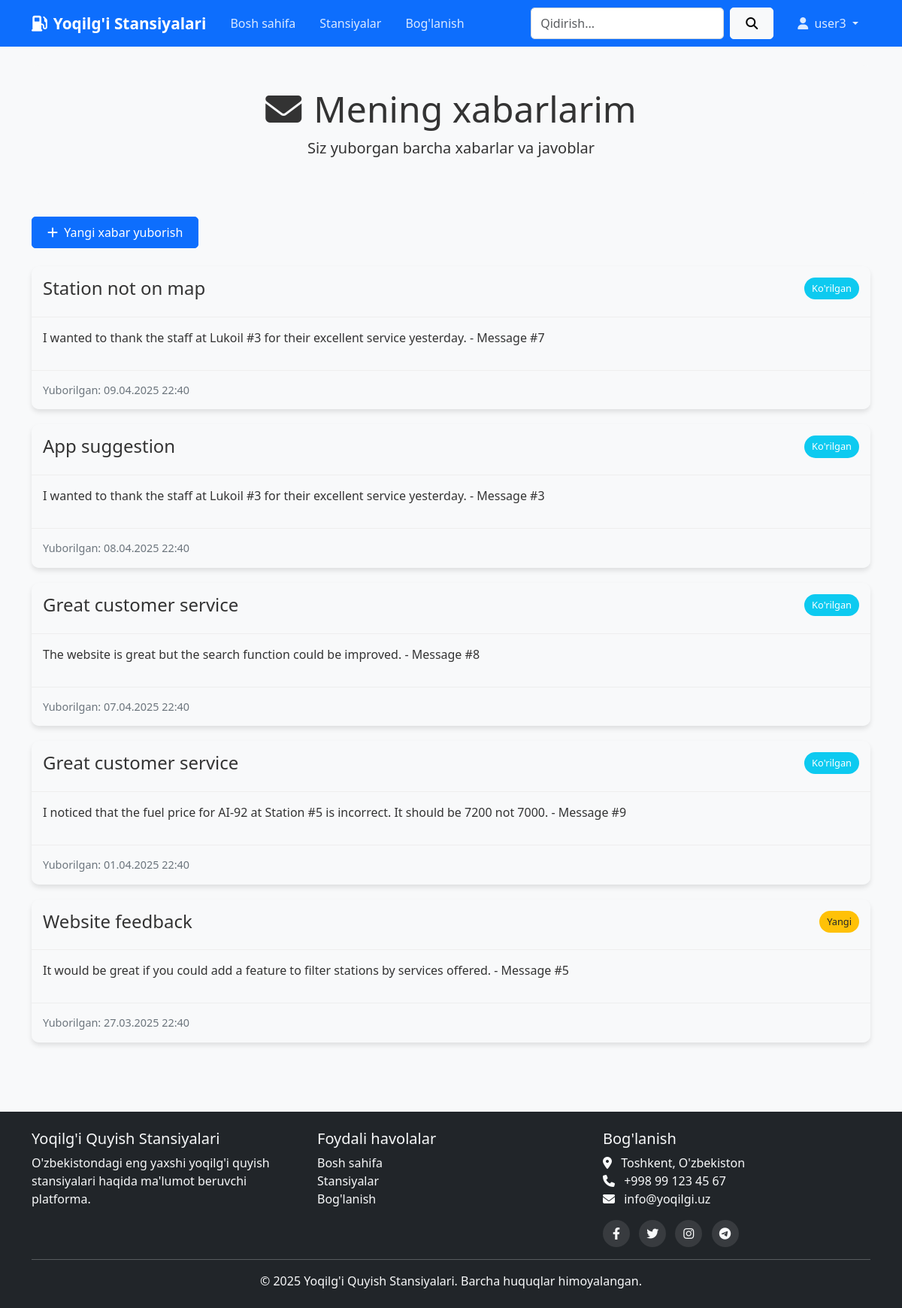
Screenshot of /my_messages (signed in) with the database file from the repository.
### app.py (models this page shows)
class Message(db.Model):
    id = db.Column(db.Integer, primary_key=True)
    user_id = db.Column(db.Integer, db.ForeignKey('user.id'), nullable=False)
    subject = db.Column(db.String(100), nullable=False)
    message = db.Column(db.Text, nullable=False)
    response = db.Column(db.Text)
    is_read = db.Column(db.Boolean, default=False)
    created_at = db.Column(db.DateTime, default=datetime.utcnow)
    responded_at = db.Column(db.DateTime)
    user = db.relationship('User', backref='messages')

### app.py (the view)
@app.route('/my_messages')
def my_messages():
    if 'user_id' not in session:
        flash('You need to log in to view messages', 'error')
        return redirect(url_for('login'))
    messages = Message.query.filter_by(user_id=session['user_id']).order_by(Message.created_at.desc()).all()
    return render_template('my_messages.html', messages=messages)

### app.py (called while the page is built)
@app.context_processor
def inject_unread_messages_count():
    if session.get('is_admin'):
        unread_messages_count = Message.query.filter_by(is_read=False).count()
        return dict(unread_messages_count=unread_messages_count)
    return dict(unread_messages_count=0)

### templates/my_messages.html (shortened to what this page needs)
{% extends "base.html" %}
{% block content %}
<div class="container">
    <div class="page-header text-center">
        <h1 class="display-5"><i class="fas fa-envelope me-3"></i>Mening xabarlarim</h1>
        <p class="lead">Siz yuborgan barcha xabarlar va javoblar</p>
    </div>
    <div class="d-flex justify-content-between mb-4">
        <a href="{{ url_for('contact') }}" class="btn btn-primary">
            <i class="fas fa-plus me-1"></i> Yangi xabar yuborish
        </a>
    </div>
    {% if messages %}
        {% for message in messages %}
        <div class="message-card">
            <div class="message-header">
                <h4>{{ message.subject }}</h4>
                {% if message.is_read and message.response %}
                <span class="message-status bg-success text-white">Javob berilgan</span>
                {% elif message.is_read %}
                <span class="message-status bg-info text-white">Ko'rilgan</span>
                {% else %}
                <span class="message-status bg-warning text-dark">Yangi</span>
                {% endif %}
            </div>
            <div class="message-body">
                <p>{{ message.message }}</p>
            </div>
            <div class="message-footer d-flex justify-content-between align-items-center">
                <div class="message-date">
                    Yuborilgan: {{ message.created_at.strftime('%d.%m.%Y %H:%M') }}
                </div>
            </div>
        </div>
        {% endfor %}
    {% endif %}
</div>
{% endblock %}

### static/css/style.css (style rules this page uses)
body { font-family: 'Segoe UI', Tahoma, Geneva, Verdana, sans-serif; color: #333; background-color: #f8f9fa; }
.btn { border-radius: 5px; font-weight: 500; padding: 0.5rem 1.25rem; transition: all 0.3s ease; }
.btn-primary { background-color: #0d6efd; border-color: #0d6efd; }

### templates/my_messages.html (style rules this page uses)
.page-header { background-color: #f8f9fa; padding: 30px 0; margin-bottom: 30px; border-radius: 10px; }
.message-card { border-radius: 10px; overflow: hidden; box-shadow: 0 4px 6px rgba(0, 0, 0, 0.1); margin-bottom: 20px; transition: transform 0.3s; }
.message-header { padding: 15px; border-bottom: 1px solid #eee; position: relative; }
.message-body { padding: 15px; }
.message-footer { padding: 15px; background-color: #f8f9fa; border-top: 1px solid #eee; }
.message-status { position: absolute; top: 15px; right: 15px; padding: 5px 10px; border-radius: 20px; font-size: 0.8rem; }
.message-date { color: #6c757d; font-size: 0.9rem; }

### rows the page displays
Message: subject "Station not on map", is_read "Ko'rilgan", message "I wanted to thank the staff at Lukoil #3 for their excellent service yesterday. - Message #7", created_at "09.04.2025 22:40"
Message: subject "App suggestion", is_read "Ko'rilgan", message "I wanted to thank the staff at Lukoil #3 for their excellent service yesterday. - Message #3", created_at "08.04.2025 22:40"
Message: subject "Great customer service", is_read "Ko'rilgan", message "The website is great but the search function could be improved. - Message #8", created_at "07.04.2025 22:40"
Message: subject "Great customer service", is_read "Ko'rilgan", message "I noticed that the fuel price for AI-92 at Station #5 is incorrect. It should be 7200 not 7000. - Message #9", created_at "01.04.2025 22:40"
Message: subject "Website feedback", is_read "Yangi", message "It would be great if you could add a feature to filter stations by services offered. - Message #5", created_at "27.03.2025 22:40"

### other values shown
{{ session.get('username') }} "user3"
